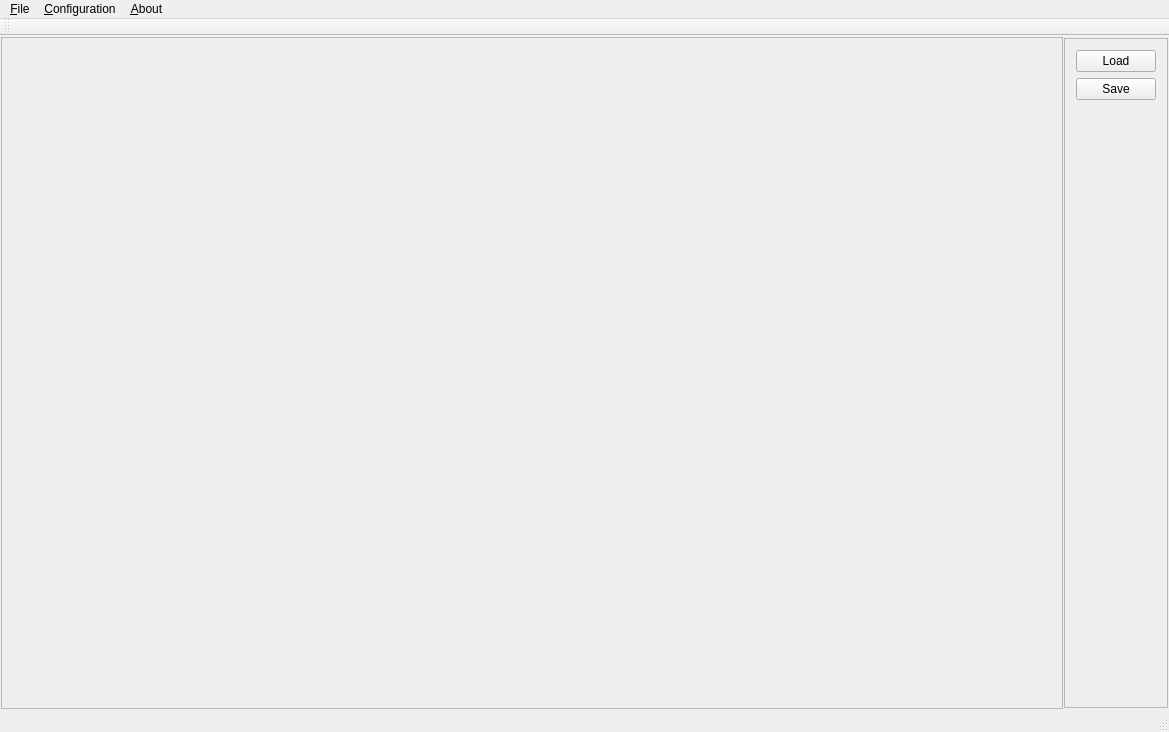
<?xml version="1.0" encoding="UTF-8"?>
<ui version="4.0">
 <class>MainWindow</class>
 <widget class="QMainWindow" name="MainWindow">
  <property name="geometry">
   <rect>
    <x>0</x>
    <y>0</y>
    <width>1169</width>
    <height>732</height>
   </rect>
  </property>
  <property name="windowTitle">
   <string>MainWindow</string>
  </property>
  <widget class="QWidget" name="centralWidget">
   <layout class="QGridLayout" name="gridLayout">
    <property name="leftMargin">
     <number>1</number>
    </property>
    <property name="topMargin">
     <number>1</number>
    </property>
    <property name="rightMargin">
     <number>1</number>
    </property>
    <property name="bottomMargin">
     <number>1</number>
    </property>
    <property name="spacing">
     <number>1</number>
    </property>
    <item row="2" column="2">
     <widget class="QFrame" name="frame_3">
      <property name="sizePolicy">
       <sizepolicy hsizetype="Minimum" vsizetype="Minimum">
        <horstretch>0</horstretch>
        <verstretch>0</verstretch>
       </sizepolicy>
      </property>
      <property name="maximumSize">
       <size>
        <width>16777215</width>
        <height>16777215</height>
       </size>
      </property>
      <property name="frameShape">
       <enum>QFrame::StyledPanel</enum>
      </property>
      <property name="frameShadow">
       <enum>QFrame::Raised</enum>
      </property>
      <layout class="QGridLayout" name="gridLayout_2">
       <item row="2" column="0">
        <spacer name="verticalSpacer">
         <property name="orientation">
          <enum>Qt::Vertical</enum>
         </property>
         <property name="sizeHint" stdset="0">
          <size>
           <width>20</width>
           <height>40</height>
          </size>
         </property>
        </spacer>
       </item>
       <item row="0" column="0">
        <widget class="QPushButton" name="pBLoad">
         <property name="sizePolicy">
          <sizepolicy hsizetype="Fixed" vsizetype="Fixed">
           <horstretch>0</horstretch>
           <verstretch>0</verstretch>
          </sizepolicy>
         </property>
         <property name="text">
          <string>Load</string>
         </property>
        </widget>
       </item>
       <item row="1" column="0">
        <widget class="QPushButton" name="pBSave">
         <property name="text">
          <string>Save</string>
         </property>
        </widget>
       </item>
      </layout>
     </widget>
    </item>
    <item row="1" column="0" rowspan="3">
     <widget class="QFrame" name="frame_4">
      <property name="sizePolicy">
       <sizepolicy hsizetype="Expanding" vsizetype="Expanding">
        <horstretch>0</horstretch>
        <verstretch>0</verstretch>
       </sizepolicy>
      </property>
      <property name="frameShape">
       <enum>QFrame::StyledPanel</enum>
      </property>
      <property name="frameShadow">
       <enum>QFrame::Raised</enum>
      </property>
      <layout class="QVBoxLayout" name="verticalLayout_2">
       <property name="spacing">
        <number>0</number>
       </property>
       <property name="leftMargin">
        <number>0</number>
       </property>
       <property name="topMargin">
        <number>0</number>
       </property>
       <property name="rightMargin">
        <number>0</number>
       </property>
       <property name="bottomMargin">
        <number>0</number>
       </property>
       <item>
        <widget class="VTKWidget" name="vtkWidget" native="true">
         <property name="sizePolicy">
          <sizepolicy hsizetype="Expanding" vsizetype="Expanding">
           <horstretch>0</horstretch>
           <verstretch>0</verstretch>
          </sizepolicy>
         </property>
        </widget>
       </item>
      </layout>
     </widget>
    </item>
   </layout>
  </widget>
  <widget class="QMenuBar" name="menuBar">
   <property name="geometry">
    <rect>
     <x>0</x>
     <y>0</y>
     <width>1169</width>
     <height>20</height>
    </rect>
   </property>
   <widget class="QMenu" name="menuFile">
    <property name="title">
     <string>&amp;File</string>
    </property>
    <addaction name="action_Quit"/>
   </widget>
   <widget class="QMenu" name="menu_Configuration">
    <property name="title">
     <string>&amp;Configuration</string>
    </property>
   </widget>
   <widget class="QMenu" name="menuAbout">
    <property name="title">
     <string>&amp;About</string>
    </property>
   </widget>
   <addaction name="menuFile"/>
   <addaction name="menu_Configuration"/>
   <addaction name="menuAbout"/>
  </widget>
  <widget class="QToolBar" name="mainToolBar">
   <attribute name="toolBarArea">
    <enum>TopToolBarArea</enum>
   </attribute>
   <attribute name="toolBarBreak">
    <bool>false</bool>
   </attribute>
  </widget>
  <widget class="QStatusBar" name="statusBar"/>
  <action name="action_Quit">
   <property name="text">
    <string>&amp;Quit</string>
   </property>
   <property name="shortcut">
    <string>Ctrl+Q</string>
   </property>
  </action>
  <action name="actionPreferences">
   <property name="text">
    <string>Preferences...</string>
   </property>
  </action>
 </widget>
 <layoutdefault spacing="6" margin="11"/>
 <customwidgets>
  <customwidget>
   <class>VTKWidget</class>
   <extends>QWidget</extends>
   <header>vtkwidget.h</header>
  </customwidget>
 </customwidgets>
 <resources/>
 <connections>
  <connection>
   <sender>menuBar</sender>
   <signal>triggered(QAction*)</signal>
   <receiver>MainWindow</receiver>
   <slot>close()</slot>
   <hints>
    <hint type="sourcelabel">
     <x>20</x>
     <y>15</y>
    </hint>
    <hint type="destinationlabel">
     <x>115</x>
     <y>-17</y>
    </hint>
   </hints>
  </connection>
 </connections>
</ui>
